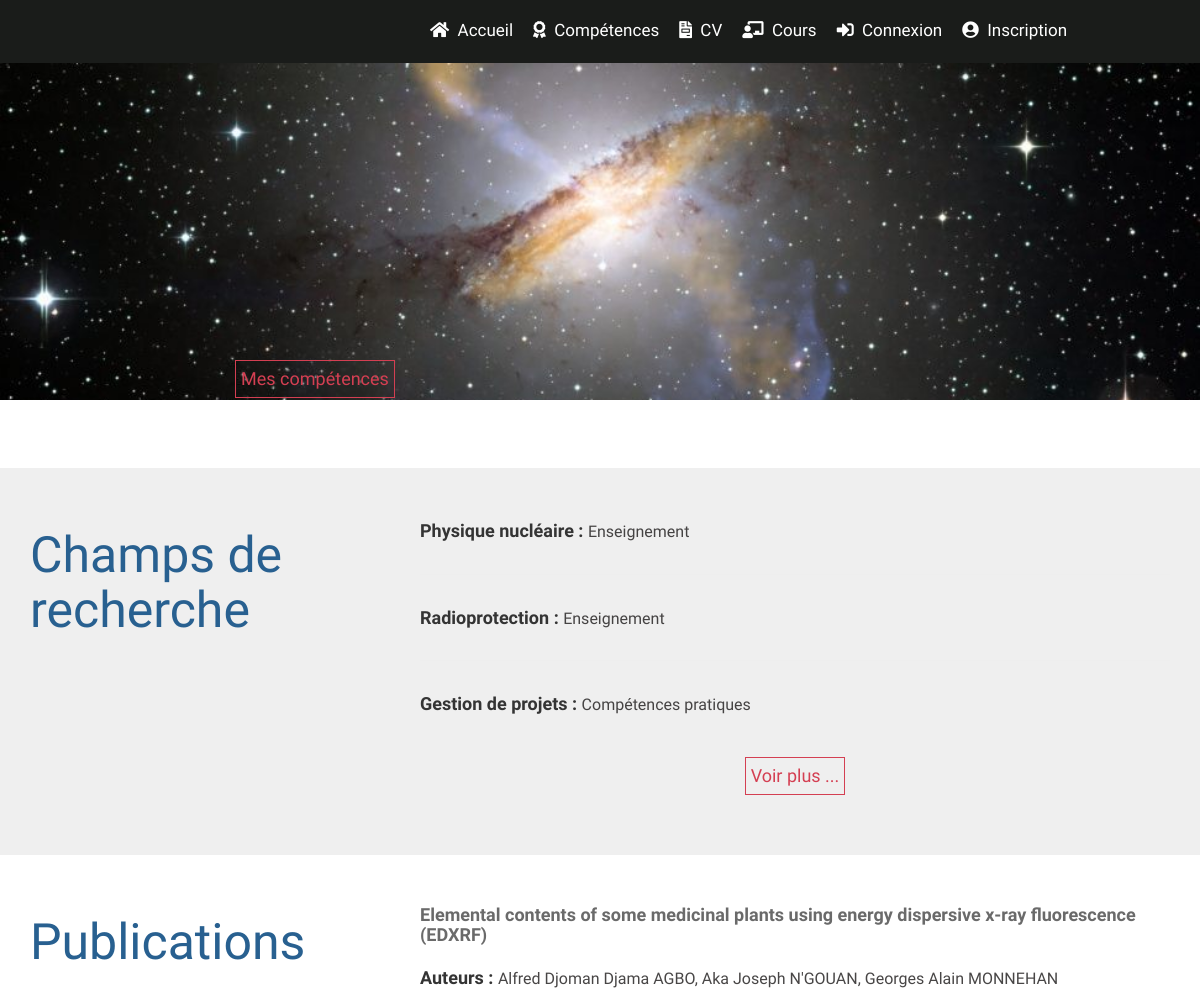
The app's page /curriculum/ (upper part), older data.
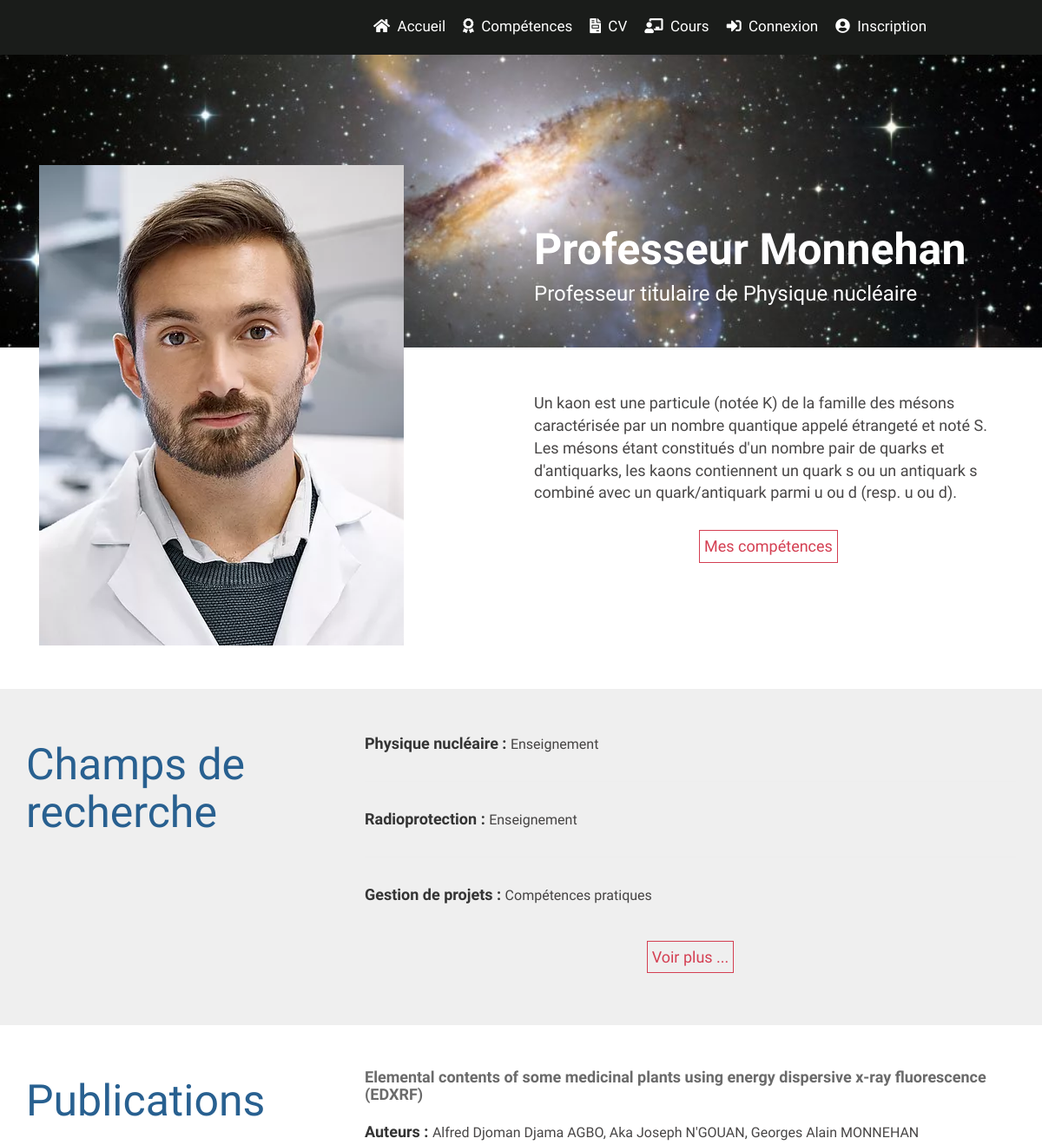
The same page, newer data.
### curriculum/models.py (models this page shows, shortened)
class Research(models.Model):
    domaine = models.CharField(max_length=43)
    competence = models.CharField(max_length=200)
    date_add = models.DateTimeField(auto_now_add=True)
    date_update = models.DateTimeField(auto_now=True)
    status = models.BooleanField(default=True)
    class Meta():
        verbose_name = 'Research'
        verbose_name_plural = 'Researches'

class Publication(models.Model):
    titre = models.CharField(max_length=255)
    abstract = models.TextField()
    auteurs = models.CharField(max_length=255)
    lien = models.TextField()
    date_add = models.DateTimeField(auto_now_add=True)
    date_update = models.DateTimeField(auto_now=True)
    status = models.BooleanField(default=True)
    class Meta:
        verbose_name = 'Publication'
        verbose_name_plural = 'Publications'

class Biography(models.Model):
    photo = models.FileField(upload_to='image_curriculum')
    nom = models.CharField(max_length=200)
    titre = models.CharField(max_length=200)
    presentation = models.TextField()
    date_add = models.DateTimeField(auto_now_add=True)
    date_update = models.DateTimeField(auto_now=True)
    status = models.BooleanField(default=True)
    class Meta():
        verbose_name = 'Biography'
        verbose_name_plural = 'Biographies'

### curriculum/views.py (the view)
# urls.py: path('', views.index, name='index'),
def index(request):
    banner_skills = models_website.Banner_skill.objects.filter(status=True).first
    biographie = models.Biography.objects.filter(status=True).first
    publications =models.Publication.objects.all()
    researches = models.Research.objects.all()
    site = models_website.Siteweb.objects.filter(status=True).first
    return render(request, 'curriculum/index.html', locals())

### professeur/context_processors.py (called while the page is built)
def data(request):
    site = models_website.Siteweb.objects.filter(status=True).first
    return locals()

### curriculum/templates/curriculum/index.html (shortened to what this page needs)
{% extends 'layouts/base.html' %}
{% load static %}
{% block 'main' %}
<div class="parallax-window"></div>
<div id="presentation-container" class="container-fluid">
	<section id="presentation" class="container">
		<div class="col-md-6 photo">
			<img src="{{ biographie.photo.url }}" style="max-height: 100%; max-width: 100%; height: auto;">
		</div>
		<div class="col-md-6 titre">
			<div class="md-none" style="margin-bottom: 100px;">
				<h1 style="font-weight: bold; font-size: 5rem;" class=" wow fadeInUp" data-wow-delay="0.6s">{{ biographie.nom }}</h1>
				<h4 style="color: #FFF; font-size: 2.4rem; font-weight: normal;" class=" wow fadeInUp" data-wow-delay="0.9s">{{ biographie.titre }}</h4>
			</div>
			<p class="md-margin wow fadeInUp" style="font-size: 1.8rem;" data-wow-delay="1.5s">{{ biographie.presentation }}</p>
			<div style="color: #D43F52; width: 100%; text-align: center;">
				<a href="{% url 'curriculum:skills' %}" class="skills-link">Mes compétences</a>
			</div>
		</div>
	</section>
</div>
<div class="container-fluid colored-band">
	<section id="researches" class="container">
		<div class="col-md-4">
			<h1 class="titre-rubrique">Champs de recherche</h1>
		</div>
		<div class="col-md-8">
			{% for research in researches %}
				<p style="padding: 10px 0;"><span style="color: #343434; font-size: 1.8rem; font-weight: bold;">{{ research.domaine }} : </span> {{ research.competence }}</p>
				{% if not forloop.last %}<hr>{% endif %}
			{% endfor %}
			<div style="width: 100%; text-align: center;">
				<a href="#" class="text-primary light-300 skills-link">Voir plus ...</a>
			</div>
		</div>
	</section>
</div>
<div class="container-fluid">
	<section id="publications" class="container">
		<div class="col-md-4">
			<h1 class="titre-rubrique wow fadeInUp" data-wow-delay="0.6s">Publications</h1>
		</div>
		<div class="col-md-8">
			{% for publication in publications %}
				<div class="paper">
					<a href="{{ publication.lien }}">
						<h4 style="color: #6a6a6a;">{{ publication.titre }}</h4>
					</a>
					<p style="padding: 10px 0;"><span style="color: #343434; font-size: 1.8rem; font-weight: bold;">Auteurs : </span> {{ publication.auteurs }}</p>
				</div>
			{% endfor %}
		</div>
	</section>
</div>
{% endblock %}

### templates/layouts/base.html (shortened to what this page needs)
<!DOCTYPE html>
{% load static %}
<html lang="fr" class="no-js">
	<head>
    	<link rel="stylesheet" href="{% static 'css/cv_styles.css' %}">
		<link rel="stylesheet" href="{% static 'css/animate.min.css' %}">
		<link rel="stylesheet" href="{% static 'css/bootstrap.min.css' %}">
		<link rel="stylesheet" href="{% static 'css/font-awesome.min.css' %}">
		<link rel="stylesheet" href="{% static 'css/jquery.fullPage.css' %}">
		<link rel="stylesheet" href="{% static 'css/travaux-styles.css' %}">
		<link rel="stylesheet" href="{% static 'css/templatemo-style.css' %}">
		<link rel="stylesheet" href="https://use.fontawesome.com/releases/v5.15.3/css/all.css">
		<link rel="stylesheet" href="https://cdnjs.cloudflare.com/ajax/libs/font-awesome/4.7.0/css/font-awesome.min.css">
	</head>
	<body>
		<nav class="container-fluid">
			<div id="logo" class="col-md-4 col-xs-8">{{siteweb.nom}}</div>
			<ul class="col-md-8 menu">
				<li><a href="{% url 'index' %}"><i class="fas fa-home"></i>&nbsp; Accueil</a></li>
				<li><a href="{% url 'curriculum:index' %}"><i class="fas fa-award"></i>&nbsp; Compétences</a></li>
				<li><a href="{% url 'curriculum:skills' %}"><i class="fas fa-file-invoice"></i>&nbsp; CV</a></li>
				<li><a href="{% url 'teaching:courses' %}"><i class="fas fa-chalkboard-teacher"></i>&nbsp; Cours</a></li>
				<li><a href="{% url 'authentication:login' %}"><i class="fas fa-sign-in-alt"></i>&nbsp; Connexion</a></li>
				<li><a href="{% url 'authentication:registration' %}"><i class="fas fa-user-circle"></i>&nbsp; Inscription</a></li>
			</ul>
		</nav>
		<div id="fullpage">
			{% block 'main' %}{% endblock %}
		</div>
	</body>
</html>

### static/css/cv_styles.css (style rules this page uses)
hr { box-sizing: content-box; height: 0; }

### static/css/travaux-styles.css (style rules this page uses)
nav { background-color: #1a1c1a; position: fixed; top: 0; width: 100%; margin-left: 0; padding: 10px 0; z-index: 10; }
#logo { color: #BFBFBF; font-size: 2.5rem; }
nav ul { float: right; display: flex; list-style: none; margin-top: 8px; }
nav ul li { margin: 0 10px; }
nav ul a { text-decoration: none; color: #FFF; font-size: 1.7rem; }
.titre-rubrique { color: #286090; font-size: 5rem; font-weight: normal; }
#presentation-container { min-height: 100%; padding-bottom: 50px; }
#presentation { background-color: #FFF; }
.photo { margin-top: -210px; height: 100%; }
.titre { margin-top: -210px; padding-top: 50px; height: 100%; }
.skills-link { display: inline-block; text-decoration: none; margin: 20px 0; font-size: 1.8rem; border: 1px solid #D43F52; padding: 5px; color: #D43F52; }
.colored-band { background-color: #efefef; }
#researches, #publications { padding: 40px 0; }
.parallax-window { min-height: 400px; background: transparent; }

### static/css/templatemo-style.css (style rules this page uses)
body { color: rgba(24, 22, 22, 0.794); font-family: 'Raleway', sans-serif; font-size: 16px; font-weight: 400; }
h1,h2,h3,h4,h5 { color: #ffffff; font-weight: bold; }

Row changes from the older to the newer data that the page shows:
added Biography: photo (picture), nom "Professeur Monnehan", titre "Professeur titulaire de Physique nucléaire", presentation "Un kaon est une particule (notée K) de la famille des mésons caractérisée par un nombre quantique appelé étrangeté et noté S. Les mésons étant constitués d'un nombre pair de quarks et d'antiquarks, les kaons contiennent un quark s ou un antiquark s combiné avec un quark/antiquark parmi u ou d (resp. u ou d)."
